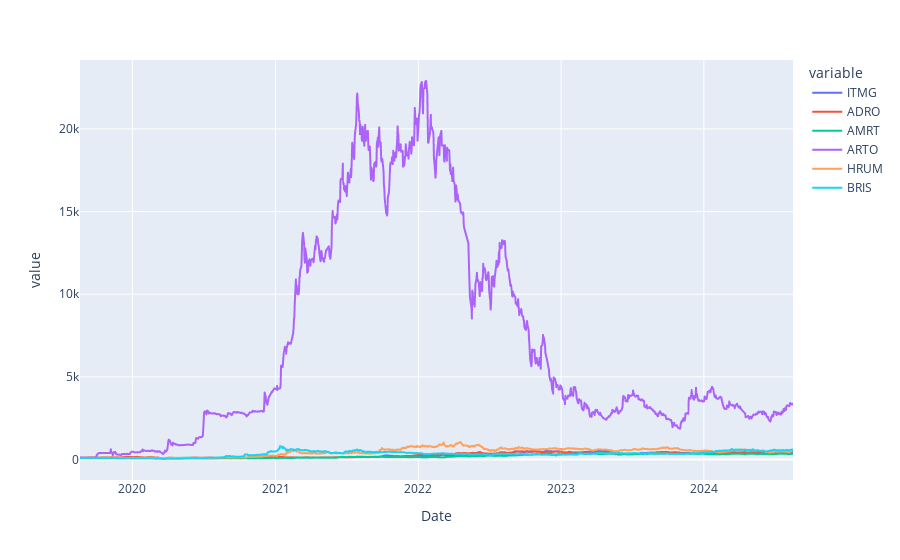

Notebook cell for this chart:
### Code cell
px.line(portfolio1 * 100 / portfolio1.iloc[0])

### Figure 1 — Plotly figure (JSON) as saved in the notebook; plotly's stock layout.template omitted (floating-point values rounded to 4 significant figures; data arrays with more than 128 entries replaced by an {"elided": "..."} marker saying what was removed)
{"data": [{"hovertemplate": "variable=ITMG<br>Date=%{x}<br>value=%{y}<extra></extra>", "legendgroup": "ITMG", "line": {"color": "#636efa", "dash": "solid"}, "marker": {"symbol": "circle"}, "mode": "lines", "name": "ITMG", "showlegend": true, "type": "scattergl", "x": {"elided": "1212 str values"}, "xaxis": "x", "y": {"elided": "1212 float values"}, "yaxis": "y"}, {"hovertemplate": "variable=ADRO<br>Date=%{x}<br>value=%{y}<extra></extra>", "legendgroup": "ADRO", "line": {"color": "#EF553B", "dash": "solid"}, "marker": {"symbol": "circle"}, "mode": "lines", "name": "ADRO", "showlegend": true, "type": "scattergl", "x": {"elided": "1212 str values"}, "xaxis": "x", "y": {"elided": "1212 float values"}, "yaxis": "y"}, {"hovertemplate": "variable=AMRT<br>Date=%{x}<br>value=%{y}<extra></extra>", "legendgroup": "AMRT", "line": {"color": "#00cc96", "dash": "solid"}, "marker": {"symbol": "circle"}, "mode": "lines", "name": "AMRT", "showlegend": true, "type": "scattergl", "x": {"elided": "1212 str values"}, "xaxis": "x", "y": {"elided": "1212 float values"}, "yaxis": "y"}, {"hovertemplate": "variable=ARTO<br>Date=%{x}<br>value=%{y}<extra></extra>", "legendgroup": "ARTO", "line": {"color": "#ab63fa", "dash": "solid"}, "marker": {"symbol": "circle"}, "mode": "lines", "name": "ARTO", "showlegend": true, "type": "scattergl", "x": {"elided": "1212 str values"}, "xaxis": "x", "y": {"elided": "1212 float values"}, "yaxis": "y"}, {"hovertemplate": "variable=HRUM<br>Date=%{x}<br>value=%{y}<extra></extra>", "legendgroup": "HRUM", "line": {"color": "#FFA15A", "dash": "solid"}, "marker": {"symbol": "circle"}, "mode": "lines", "name": "HRUM", "showlegend": true, "type": "scattergl", "x": {"elided": "1212 str values"}, "xaxis": "x", "y": {"elided": "1212 float values"}, "yaxis": "y"}, {"hovertemplate": "variable=BRIS<br>Date=%{x}<br>value=%{y}<extra></extra>", "legendgroup": "BRIS", "line": {"color": "#19d3f3", "dash": "solid"}, "marker": {"symbol": "circle"}, "mode": "lines", "name": "BRIS", "showlegend": true, "type": "scattergl", "x": {"elided": "1212 str values"}, "xaxis": "x", "y": {"elided": "1212 float values"}, "yaxis": "y"}], "layout": {"legend": {"title": {"text": "variable"}, "tracegroupgap": 0}, "margin": {"t": 60}, "xaxis": {"anchor": "y", "domain": [0, 1], "title": {"text": "Date"}}, "yaxis": {"anchor": "x", "domain": [0, 1], "title": {"text": "value"}}}}
